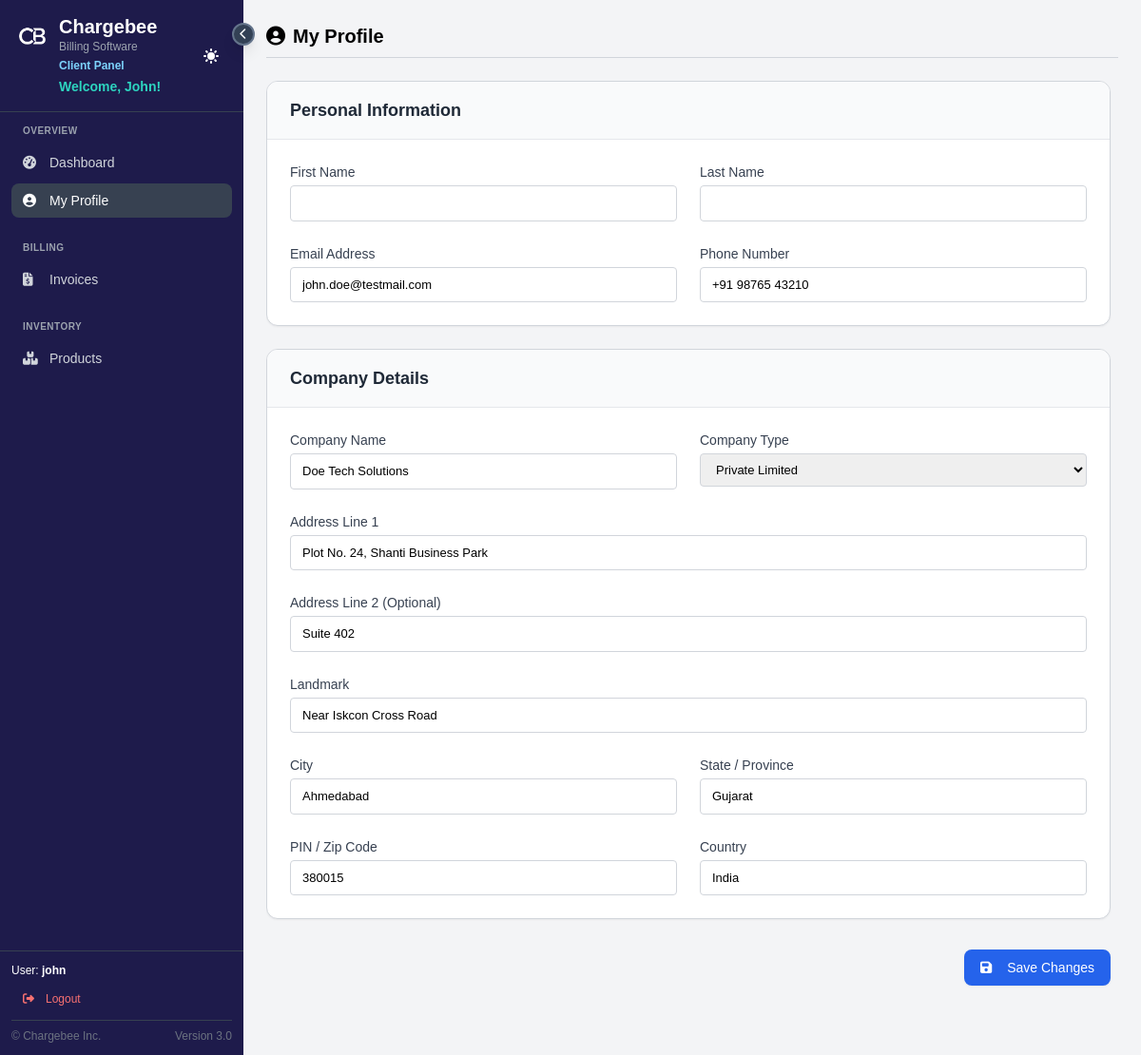
The page /profile/ (signed in) on the database its author committed.
### BillingSystem/billing/models.py (models this page shows, shortened)
class UserProfile(models.Model):
    user = models.OneToOneField('auth.User', on_delete=models.CASCADE, related_name='profile')
    phone = models.CharField(max_length=20, blank=True)
    company_name = models.CharField(max_length=200, blank=True)
    customer_name = models.CharField(max_length=200, blank=True)
    contact_person = models.CharField(max_length=200, blank=True)
    company_type = models.CharField(max_length=50, blank=True)
    address1 = models.CharField(max_length=255, blank=True)
    address2 = models.CharField(max_length=255, blank=True)
    landmark = models.CharField(max_length=100, blank=True)
    pincode = models.CharField(max_length=20, blank=True)
    city = models.CharField(max_length=100, blank=True)
    state = models.CharField(max_length=100, blank=True)
    country = models.CharField(max_length=100, blank=True, default='India')
    address = models.TextField(blank=True)
    department = models.CharField(max_length=100, blank=True)
    employee_id = models.CharField(max_length=50, blank=True)
    supervisor = models.ForeignKey('auth.User', on_delete=models.SET_NULL, null=True, blank=True, related_name='supervised_users')
    created_at = models.DateTimeField(auto_now_add=True)

### BillingSystem/billing/views.py (the view, shortened to what this page needs)
# urls.py: path('profile/', ClientProfileView.as_view(), name='client_profile'),
class ClientProfileView(LoginRequiredMixin, TemplateView):
    template_name = 'client_panel/profile.html'
    def get_context_data(self, **kwargs):
        context = super().get_context_data(**kwargs)
        user = self.request.user
        profile, created = UserProfile.objects.get_or_create(user=user)
        if self.request.method == 'POST':
            pass
        else:
            context['user_form'] = ClientUserForm(instance=user)
            context['profile_form'] = ClientProfileForm(instance=profile)
        return context

### BillingSystem/billing/forms.py
class ClientUserForm(forms.ModelForm):
    class Meta:
        model = User
        fields = ['first_name', 'last_name', 'email']
        widgets = {
            'first_name': forms.TextInput(attrs={'class': 'w-full border border-gray-300 px-3 py-2 rounded'}),
            'last_name': forms.TextInput(attrs={'class': 'w-full border border-gray-300 px-3 py-2 rounded'}),
            'email': forms.EmailInput(attrs={'class': 'w-full border border-gray-300 px-3 py-2 rounded'}),
        }

### templates/client_panel/profile.html (shortened to what this page needs)
{% extends 'general/base.html' %}
{% block content %}
<div class="mb-4 pb-2 border-b border-gray-300 page-header-sticky flex justify-between items-center">
    <h2 class="text-xl font-bold"><i class="fas fa-user-circle mr-2"></i>My Profile</h2>
</div>
<div class="w-full pb-6">
    <form method="POST" class="space-y-6">
        <div class="max-h-[calc(100vh-220px)] overflow-y-auto space-y-6 pb-2 pr-2">
            <div class="bg-white dark:bg-slate-800 border border-gray-300 dark:border-gray-700 rounded-xl shadow-sm overflow-hidden">
                <div class="bg-gray-50 dark:bg-slate-900 px-6 py-4 border-b border-gray-200 dark:border-gray-700">
                    <h3 class="text-lg font-bold text-gray-800 dark:text-gray-200">Personal Information</h3>
                </div>
                <div class="p-6 grid grid-cols-1 md:grid-cols-2 gap-6">
                    <div>
                        <label class="block text-sm font-medium mb-1 text-gray-700 dark:text-gray-300">First Name</label>
                        {{ user_form.first_name }}
                    </div>
                    <div>
                        <label class="block text-sm font-medium mb-1 text-gray-700 dark:text-gray-300">Last Name</label>
                        {{ user_form.last_name }}
                    </div>
                    <div>
                        <label class="block text-sm font-medium mb-1 text-gray-700 dark:text-gray-300">Email Address</label>
                        {{ user_form.email }}
                    </div>
                    <div>
                        <label class="block text-sm font-medium mb-1 text-gray-700 dark:text-gray-300">Phone Number</label>
                        {{ profile_form.phone }}
                    </div>
                </div>
            </div>
            <div class="bg-white dark:bg-slate-800 border border-gray-300 dark:border-gray-700 rounded-xl shadow-sm overflow-hidden">
                <div class="bg-gray-50 dark:bg-slate-900 px-6 py-4 border-b border-gray-200 dark:border-gray-700">
                    <h3 class="text-lg font-bold text-gray-800 dark:text-gray-200">Company Details</h3>
                </div>
                <div class="p-6 grid grid-cols-1 md:grid-cols-2 gap-6">
                    <div>
                        <label class="block text-sm font-medium mb-1 text-gray-700 dark:text-gray-300">Company Name</label>
                        {{ profile_form.company_name }}
                    </div>
                    <div>
                        <label class="block text-sm font-medium mb-1 text-gray-700 dark:text-gray-300">Company Type</label>
                        {{ profile_form.company_type }}
                    </div>
                    <div class="md:col-span-2">
                        <label class="block text-sm font-medium mb-1 text-gray-700 dark:text-gray-300">Address Line 1</label>
                        {{ profile_form.address1 }}
                    </div>
                    <div class="md:col-span-2">
                        <label class="block text-sm font-medium mb-1 text-gray-700 dark:text-gray-300">Address Line 2 (Optional)</label>
                        {{ profile_form.address2 }}
                    </div>
                    <div class="md:col-span-2">
                        <label class="block text-sm font-medium mb-1 text-gray-700 dark:text-gray-300">Landmark</label>
                        {{ profile_form.landmark }}
                    </div>
                    <div>
                        <label class="block text-sm font-medium mb-1 text-gray-700 dark:text-gray-300">City</label>
                        {{ profile_form.city }}
                    </div>
                    <div>
                        <label class="block text-sm font-medium mb-1 text-gray-700 dark:text-gray-300">State / Province</label>
                        {{ profile_form.state }}
                    </div>
                    <div>
                        <label class="block text-sm font-medium mb-1 text-gray-700 dark:text-gray-300">PIN / Zip Code</label>
                        {{ profile_form.pincode }}
                    </div>
                    <div>
                        <label class="block text-sm font-medium mb-1 text-gray-700 dark:text-gray-300">Country</label>
                        {{ profile_form.country }}
                    </div>
                </div>
            </div>
        </div>
        <div class="flex justify-end mt-4 mr-2">
            <button type="submit" class="btn btn-primary">
                <i class="fas fa-save mr-2"></i> Save Changes
            </button>
        </div>
    </form>
</div>
{% endblock %}

### templates/general/base.html (shortened to what this page needs)
{% load static %}
<!DOCTYPE html>
<html lang="en">
<head>
    <script src="https://cdn.tailwindcss.com"></script>
    <link rel="stylesheet" href="{% static 'css/main.css' %}">
    <link rel="stylesheet" href="https://cdnjs.cloudflare.com/ajax/libs/font-awesome/6.4.0/css/all.min.css">
</head>
<body class="bg-gray-100 h-screen overflow-hidden">
    <div class="flex h-screen">
        <aside id="sidebar" class="{% if user.role.role == 'client' %}bg-indigo-950{% else %}bg-slate-900{% endif %} text-white flex flex-col relative z-50">
            <button id="toggleSidebar" onclick="toggleSidebar()" class="absolute -right-3 top-6 z-50 bg-slate-700 hover:bg-slate-600 text-white w-6 h-6 rounded-full flex items-center justify-center shadow-lg border-2 border-slate-500" title="Toggle Sidebar">
                <i class="fas fa-chevron-left text-xs"></i>
            </button>
            <div class="p-4 border-b border-gray-700 flex justify-between items-center">
                <div class="sidebar-header-content">
                    <a href="{% url 'dashboard' %}" class="hover:opacity-80 transition-opacity flex items-center gap-2.5">
                        <img src="{% static 'favicon.png' %}" alt="CB Logo" class="w-9 h-9 rounded-lg">
                        <div>
                            <h1 class="text-xl font-bold leading-tight">Chargebee</h1>
                            <p class="text-xs text-gray-400">Billing Software</p>
                        </div>
                    </a>
                    <div class="pl-[46px]">
                        {% if user.role.role == 'client' %}
                        <p class="text-xs text-sky-300 font-medium mt-1" style="font-weight: bold;">Client Panel</p>
                        {% elif user.is_superuser %}
                        <p class="text-xs text-red-400 font-medium mt-1" style="font-weight: bold;">Administrator Panel</p>
                        {% endif %}
                        <p class="text-sm text-teal-400 mt-1 font-semibold">Welcome, {{ user.username|title }}!</p>
                    </div>
                </div>
                <div class="sidebar-header-content">
                    <button onclick="toggleTheme()" class="p-2 hover:bg-gray-700 rounded-lg" title="Toggle Theme">
                    </button>
                </div>
            </div>
            <nav class="flex-1 p-3 overflow-y-auto">
                <div class="mb-6">
                    <p class="px-3 text-[10px] font-bold text-gray-400 uppercase tracking-wider mb-2 sidebar-section-title">Overview</p>
                    <a href="{% url 'dashboard' %}" data-tooltip="Dashboard" class="flex items-center px-3 py-2 text-sm {% if request.resolver_match.url_name == 'dashboard' %}bg-gray-700 text-white rounded-lg{% else %}text-gray-300 hover:bg-gray-700 hover:text-white rounded-lg{% endif %}"><i class="fas fa-tachometer-alt w-5 mr-2"></i><span class="sidebar-text">Dashboard</span></a>
                    {% if user.role.role == 'client' %}
                    <a href="{% url 'client_profile' %}" data-tooltip="My Profile" class="flex items-center px-3 py-2 text-sm mt-1 {% if request.resolver_match.url_name == 'client_profile' %}bg-gray-700 text-white rounded-lg{% else %}text-gray-300 hover:bg-gray-700 hover:text-white rounded-lg{% endif %}"><i class="fas fa-user-circle w-5 mr-2"></i><span class="sidebar-text">My Profile</span></a>
                    {% endif %}
                </div>
                <div class="mb-6">
                    <p class="px-3 text-[10px] font-bold text-gray-400 uppercase tracking-wider mb-2 sidebar-section-title">Billing</p>
                    <a href="{% url 'invoice_list' %}" data-tooltip="Invoices" class="flex items-center px-3 py-2 text-sm mt-1 {% if 'invoices' in request.path and request.resolver_match.url_name != 'invoice_create' %}bg-gray-700 text-white rounded-lg{% else %}text-gray-300 hover:bg-gray-700 hover:text-white rounded-lg{% endif %}"><i class="fas fa-file-invoice-dollar w-5 mr-2"></i><span class="sidebar-text">Invoices</span></a>
                </div>
                <div class="mb-6">
                    <p class="px-3 text-[10px] font-bold text-gray-400 uppercase tracking-wider mb-2 sidebar-section-title">Inventory</p>
                    <a href="{% url 'product_list' %}" data-tooltip="Products" class="flex items-center px-3 py-2 text-sm mt-1 {% if 'products' in request.path %}bg-gray-700 text-white rounded-lg{% else %}text-gray-300 hover:bg-gray-700 hover:text-white rounded-lg{% endif %}"><i class="fas fa-boxes w-5 mr-2"></i><span class="sidebar-text">Products</span></a>
                </div>
            </nav>
            <div class="p-3 border-t border-gray-700 text-xs sidebar-footer">
                <div class="sidebar-footer-text mb-2">
                    <span>User: <strong>{{ user.username }}</strong></span>
                </div>
                <form method="post" action="{% url 'logout' %}" class="sidebar-footer-text">
                    <button type="submit" class="flex items-center gap-2 w-full px-2 py-1.5 text-red-400 hover:text-red-300 hover:bg-red-400/10 rounded-lg transition-colors" title="Logout">
                        <i class="fas fa-sign-out-alt w-5 text-center"></i>
                        <span class="sidebar-text">Logout</span>
                    </button>
                </form>
                <div class="flex items-center justify-between mt-2 pt-2 border-t border-gray-700 text-gray-500 sidebar-footer-text">
                    <a href="{% url 'about' %}" target="_blank" rel="noopener noreferrer" class="hover:text-gray-300 transition-colors">&copy; Chargebee Inc.</a>
                    <div>Version 3.0</div>
                </div>
            </div>
        </aside>
        <main class="flex-1 overflow-y-auto">
            <div class="p-6">
                {% block content %}
                {% endblock %}
            </div>
        </main>
    </div>
</body>
</html>

### static/css/main.css (style rules this page uses)
body { font-family: Arial, sans-serif; font-size: 13px; }
.page-header-sticky { position: sticky; top: 0; z-index: 40; background-color: #f3f4f6; margin-top: -1.5rem; padding-top: 1.5rem; }
.btn { display: inline-flex; align-items: center; justify-content: center; padding: 0.625rem 1.25rem; font-size: 0.875rem; font-weight: 600; border-radius: 0.5rem; transition: all 0.2s cubic-bezier(0.4, 0, 0.2, 1); cursor: pointer; border: 1px solid transparent; gap: 0.5rem; white-space: nowrap; text-decoration: none !important; }
.btn-primary { background-color: #2563eb; color: white !important; }
form input, form textarea, form select { width: 100%; border: 1px solid #9ca3af; padding: 8px 12px; border-radius: 8px; }
.btn { display: inline-flex; align-items: center; justify-content: center; gap: 0.5rem; padding: 0; height: 38px; min-width: 100px; padding-left: 1rem; padding-right: 1rem; font-size: 0.875rem; font-weight: 500; border-radius: 8px; cursor: pointer; transition: all 0.2s cubic-bezier(0.4, 0, 0.2, 1); border: 1px solid transparent; line-height: normal; text-decoration: none !important; }
.btn-primary { background-color: #2563eb; color: white !important; box-shadow: 0 1px 2px rgba(0, 0, 0, 0.05); }

### templates/general/base.html (style rules this page uses)
body { transition: background-color 0.3s ease, color 0.3s ease; }
#sidebar { width: 256px; min-width: 256px; transition: width 0.3s cubic-bezier(0.4, 0, 0.2, 1), min-width 0.3s cubic-bezier(0.4, 0, 0.2, 1); }
#sidebar .sidebar-text { opacity: 1; transition: opacity 0.2s ease 0.1s; white-space: nowrap; }
#sidebar .sidebar-header-content { opacity: 1; visibility: visible; transition: opacity 0.2s ease 0.1s, visibility 0s linear 0s; white-space: nowrap; overflow: hidden; }
#sidebar .sidebar-section-title { opacity: 1; transition: opacity 0.2s ease 0.1s; white-space: nowrap; overflow: hidden; }
#sidebar .sidebar-footer-text { transition: opacity 0.2s ease 0.1s; white-space: nowrap; overflow: hidden; }
#toggleSidebar { transition: transform 0.3s ease; }

### rows shown on the page
UserProfile: phone "+91 98765 43210", company_name "Doe Tech Solutions", company_type "Private Limited", address1 "Plot No. 24, Shanti Business Park", address2 "Suite 402", landmark "Near Iskcon Cross Road", city "Ahmedabad", state "Gujarat", pincode "380015", country "India"

### other values the page prints
{{ user.username|title }} "John"
{{ user.username }} "john"
